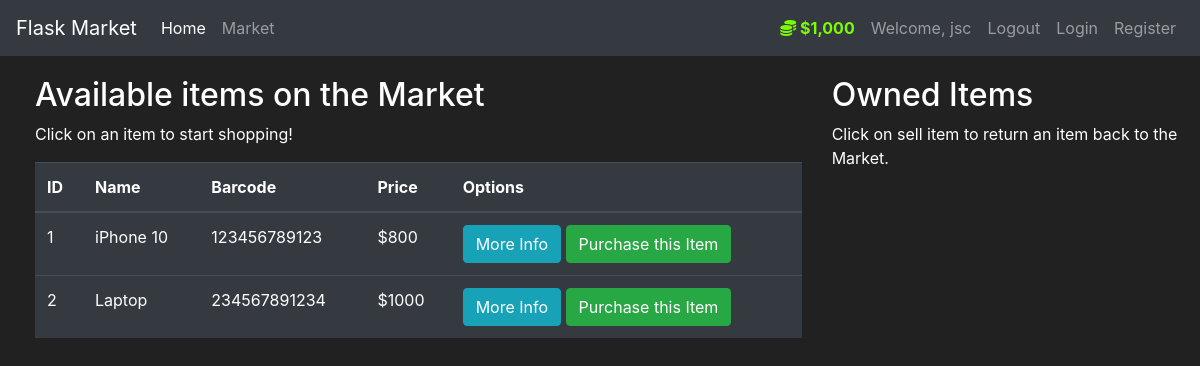
The app's page /market (signed in) with its own data.
### market/models.py (models this page shows, shortened)
class User(db.Model, UserMixin):
    id = db.Column(db.Integer(), primary_key=True)
    username = db.Column(db.String(length=30), nullable = False, unique= True)
    email_address = db.Column(db.String(length=50), nullable = False, unique= True)
    password_hash = db.Column(db.String(length=60), nullable = False)
    budget = db.Column(db.Integer(), nullable = False, default = 1000)
    items = db.relationship('Item', backref='owned_user', lazy=True)
    @property
    def prettier_budget(self):
        if len(str(self.budget)) >= 4:
            return f'${str(self.budget)[:-3]},{str(self.budget)[-3:]}'
        else:
            return f'${self.budget}'
    @property
    def password(self):
        return self.password

class Item(db.Model):
    id = db.Column(db.Integer(), primary_key=True)
    name = db.Column(db.String(length=30), nullable=False, unique=True)
    price = db.Column(db.Integer(), nullable=False)
    barcode = db.Column(db.String(length=12), nullable=False, unique=True)
    description = db.Column(db.String(length=1024), nullable=False, unique=True)
    owner = db.Column(db.Integer(), db.ForeignKey('user.id'))

### market/routes.py (the view, shortened to what this page needs)
@app.route('/market', methods=['GET', 'POST'])
@login_required
def market_page():
    purchase_form = PurchaseItemForm()
    selling_form = SellItemForm()
    if request.method == "GET":
        items = Item.query.filter_by(owner=None)
        owned_items = Item.query.filter_by(owner=current_user.id)
        return render_template('market.html', items=items, purchase_form=purchase_form, owned_items=owned_items, selling_form=selling_form)

### market/models.py (called while the page is built)
@login_manager.user_loader
def load_user(user_id):
    return User.query.get(int(user_id))

### market/templates/market.html (shortened to what this page needs)
{% extends 'base.html' %} // This line tells Flask to use the base.html file as
{% block content %}
<div class="row" style="margin-top: 20px; margin-left: 20px">
  <div class="col-8">
    <h2>Available items on the Market</h2>
    <p>Click on an item to start shopping!</p>
    <table class="table table-hover table-dark">
      <thead>
        <tr>
          <th scope="col">ID</th>
          <th scope="col">Name</th>
          <th scope="col">Barcode</th>
          <th scope="col">Price</th>
          <th scope="col">Options</th>
        </tr>
      </thead>
      <tbody>
        {% for item in items %} {% include 'includes/items_modals.html' %}
        <tr>
          <td>{{ item.id }}</td>
          <td>{{ item.name }}</td>
          <td>{{ item.barcode }}</td>
          <td>${{ item.price }}</td>
          <td>
            <button
              class="btn btn-outline btn-info"
              data-toggle="modal"
              data-target="#Modal-MoreInfo-{{ item.id }}"
            >
              More Info
            </button>
            <button
              class="btn btn-outline btn-success"
              data-toggle="modal"
              data-target="#Modal-PurchaseConfirm-{{ item.id }}"
            >
              Purchase this Item
            </button>
          </td>
        </tr>
        {% endfor %}
      </tbody>
    </table>
  </div>
  <div class="col-4">
    <h2>Owned Items</h2>
    <p>Click on sell item to return an item back to the Market.</p>
    <br />
  </div>
</div>
{% endblock %}

### market/templates/base.html (shortened to what this page needs)
<!DOCTYPE html>
<html lang="en">
  <head>
    <link
      rel="stylesheet"
      href="https://cdn.jsdelivr.net/npm/bootstrap@4.5.3/dist/css/bootstrap.min.css"
    />
  </head>
  <body>
    <nav class="navbar navbar-expand-md navbar-dark bg-dark">
      <a class="navbar-brand" href="#">Flask Market</a>
      <div class="collapse navbar-collapse" id="navbarNav">
        <ul class="navbar-nav mr-auto">
          <li class="nav-item active">
            <a class="nav-link" href="{{ url_for('home_page') }}"
              >Home <span class="sr-only">(current)</span></a
            >
          </li>
          <li class="nav-item">
            <a class="nav-link" href="{{ url_for('market_page') }}">Market</a>
          </li>
        </ul>
        {% if current_user.is_authenticated %}
        <ul class="navbar-nav">
          <li class="nav-item">
            <a class="nav-link" style="color: lawngreen; font-weight: bold">
              <i class="fas fa-coins"></i>
              {{ current_user.prettier_budget }}
            </a>
          </li>
          <li class="nav-item">
            <a class="nav-link">Welcome, {{ current_user.username }}</a>
          </li>
          <li class="nav-item">
            <a class="nav-link" href="{{ url_for('logout_page') }}">Logout</a>
          </li>
        </ul>
        {% endif %}
        <ul class="navbar-nav">
          <li class="nav-item">
            <a class="nav-link" href="{{ url_for('login_page') }}">Login</a>
          </li>
          <li class="nav-item">
            <a class="nav-link" href="{{ url_for('register_page') }}"
              >Register</a
            >
          </li>
        </ul>
      </div>
    </nav>
    {% block content %} {% endblock %}
  </body>
</html>

### market/templates/base.html (style rules this page uses)
body { background-color: #212121; color: white; }

### records on screen
User: prettier_budget "$1,000", username "jsc"
Item: id "1", name "iPhone 10", barcode "123456789123", price "800"
Item: id "2", name "Laptop", barcode "234567891234", price "1000"
